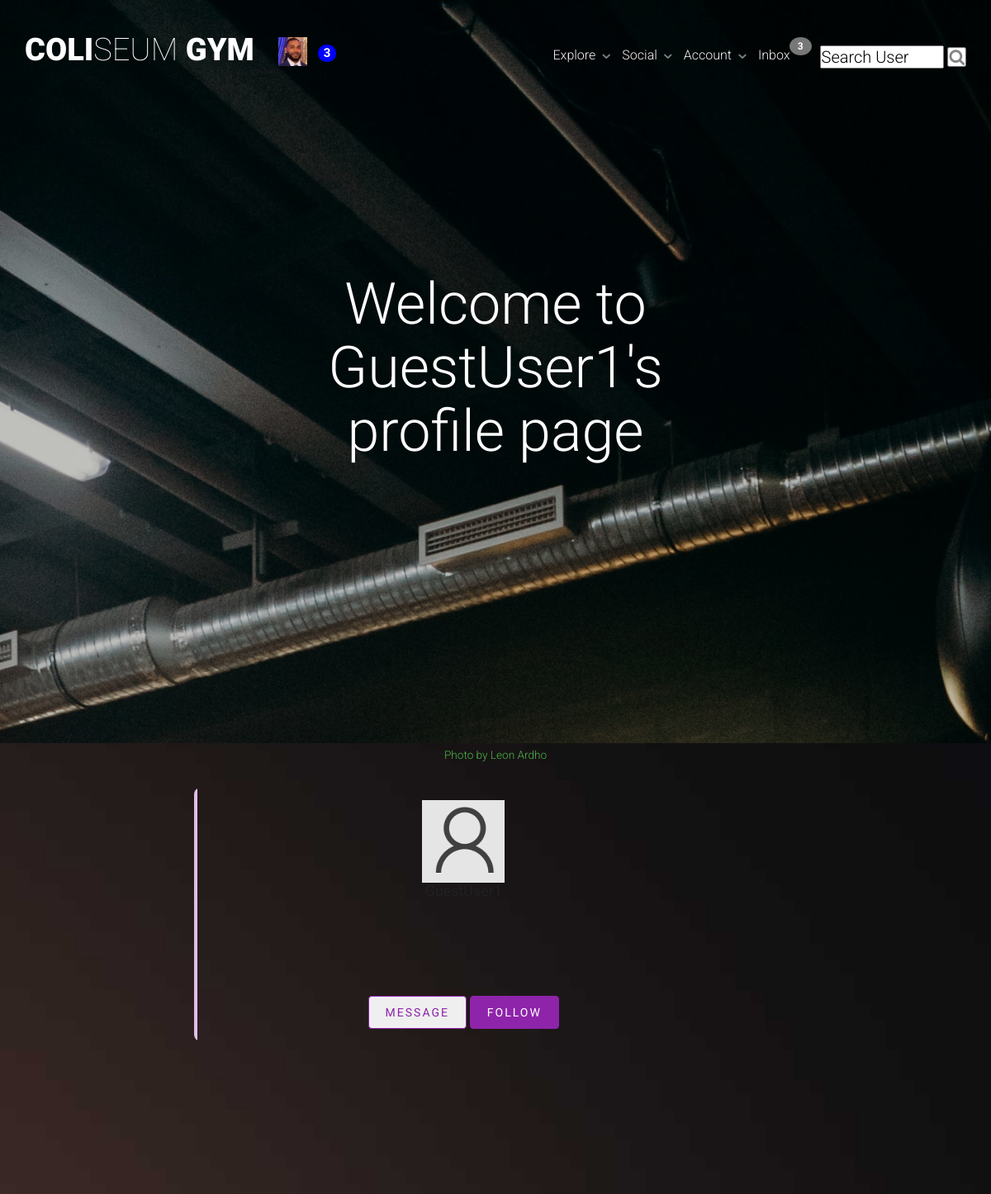
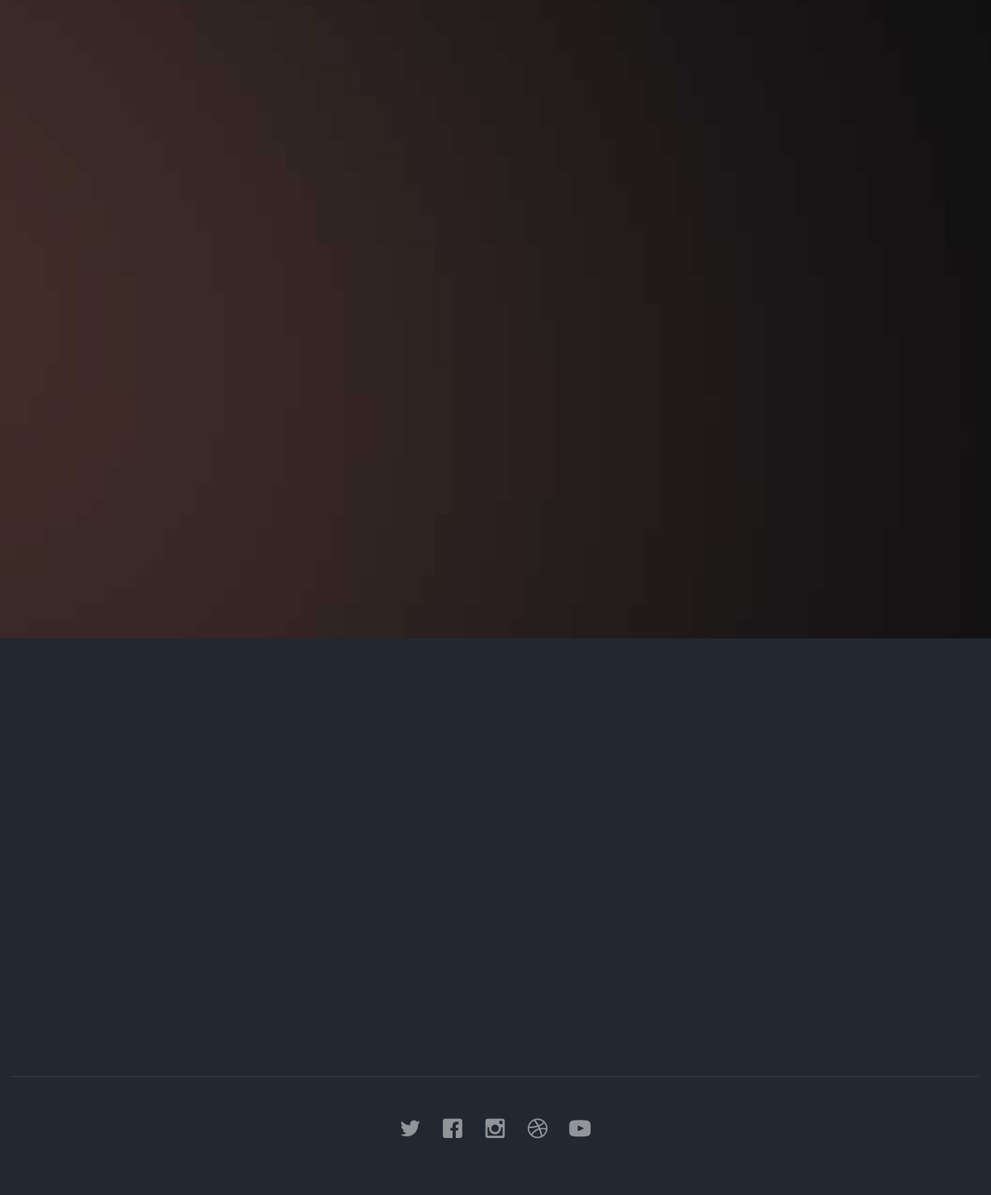
/members/4/profile/ (signed in), run on the app's committed database (2 pictures, top to bottom).
### members/models.py (models this page shows, shortened)
class User(AbstractBaseUser, PermissionsMixin):
    email = models.EmailField(verbose_name="email", max_length=60, unique=True)
    username = models.CharField(max_length=45, unique=True)
    first_name = models.CharField(max_length=60, blank=True)
    last_name = models.CharField(max_length=60, blank=True)
    state = models.ForeignKey(State, on_delete=models.SET_NULL, null=True)
    city = models.ForeignKey(City, on_delete=models.SET_NULL, null=True)
    password = models.CharField(max_length=100)
    date_joined = models.DateTimeField(verbose_name="date_joined", default=timezone.now)
    last_login = models.DateTimeField(verbose_name="last_login", default=timezone.now)
    is_staff = models.BooleanField(default=False)
    is_active = models.BooleanField(default=True)
    is_admin = models.BooleanField(default=False)
    is_superuser = models.BooleanField(default=False)
    objects = MyAccountManager()
    USERNAME_FIELD = "username"
    REQUIRED_FIELDS = ["email"]

class UserProfile(models.Model):
    user = models.OneToOneField(
        User,
        primary_key=True,
        verbose_name="user",
        related_name="profile",
        on_delete=models.CASCADE,
    )
    first_name = models.CharField(max_length=30, blank=True, null=True)
    last_name = models.CharField(max_length=30, blank=True, null=True)
    bio = models.TextField(max_length=500, blank=True, null=True)
    birth_date = models.DateField(null=True, blank=True)
    location = models.CharField(max_length=100, blank=True, null=True)
    picture = models.ImageField(
        upload_to="images/profile_pictures",
        default="images/profile_pictures/default_pic.jpg",
        blank=False,
    )
    followers = models.ManyToManyField(User, blank=True, related_name="followers")
    followings = models.ManyToManyField(User, blank=True, related_name="followings")
    website_url = models.CharField(max_length=255, null=True, blank=True)
    facebook_url = models.CharField(max_length=255, null=True, blank=True)
    twitter_url = models.CharField(max_length=255, null=True, blank=True)
    instagram_url = models.CharField(max_length=255, null=True, blank=True)

### members/views.py (the view)
# urls.py: path("<int:pk>/profile/", ShowProfilePageView.as_view(), name="show_profile_page"),
class ShowProfilePageView(DetailView, ListView):
    def get(self, request, pk, *args, **kwargs):
        profile = UserProfile.objects.get(pk=pk)
        user = profile.user
        followers = profile.followers.all()
        followings = profile.followings.all()
        p = Paginator(Post.objects.filter(author=user), 10)
        page = request.GET.get("page")
        posts = p.get_page(page)
        if len(followers) == 0:
            is_following = False
        for follower in followers:
            if follower == request.user:
                is_following = True
                break
            else:
                is_following = False
        number_of_followers = len(followers)
        number_of_followings = len(followings)
        context = {
            "user": user,
            "profile": profile,
            "posts": posts,
            "number_of_followers": number_of_followers,
            "is_following": is_following,
            "number_of_followings": number_of_followings
        }
        return render(request, "registration/user_profile.html", context)

### members/templates/registration/user_profile.html (shortened to what this page needs)
{% extends 'base.html' %}
{% load static %}
{% block content %}
{% if request.user == profile.user %}
<div class="fh5co-parallax smallerbanner" style="background-image: url(/static/images/fitnesspic14.jpg);">
{% else %}
<div class="fh5co-parallax smallerbanner" style="background-image: url(/static/images/fitnesspic12.jpg);">
{% endif %}
  <div class="overlay"></div>
  <div class="container">
    <div class="row">
      <div class="col-md-8 col-md-offset-2 col-sm-12 col-sm-offset-0 col-xs-12 col-xs-offset-0 text-center fh5co-table smallerbanner">
        <div class="fh5co-intro fh5co-table-cell animate-box smallerbanner">
          {% if request.user == profile.user %}
            <h1 class="text-center">Greeting's {{ request.user.username }}</h1>
            <h3 class="text-center" style='color: white !important;'>Welcome to your profile page</h3>
          {% else %}
            <h1 class="text-center">Welcome to<br> {{ user.username }}'s <br> profile page</h1>
          {% endif %}
        </div>
      </div>
    </div>
  </div>
</div>
<div class="text-center">
  <small><a target="_blank" href="https://www.pexels.com/photo/barbell-on-the-floor-1552252/">Photo by Leon Ardho</a></small>
</div>
<div id="" class="">
    <div class="container">
        <div class="">
            <div class="col-md-offset-2">
              <div class="container mt-5 profile-page">
                <div class="row d-flex justify-content-center">
                    <div class="col-md-7">
                        <div class="card p-3 py-4">
                            <div class="text-center">
                              <img class="profile-page-image" src="{{ profile.picture.url }}">
                            </div>
                            <div class="text-center mt-3">
                                <h4 class="mt-2 mb-0">{{ user.username }}</h4>
                                <div class="buttons">
                                    <button class="btn btn-outline-primary px-4">Message</button>
                                    <button class="btn btn-primary px-4 ms-3">Follow</button>
                                </div>
                            </div>
                        </div>
                    </div>
                </div>
            </div>
        </div>
    </div>
</div>
{% endblock %}

### fitness/templates/navbar.html (shortened to what this page needs)
{% load static %}
<div id="fh5co-header">
    <header id="fh5co-header-section">
        <div class="container">
            <div class="nav-header">
                <h1 id="fh5co-logo">
                    <a href="{% url 'home' %}">Coli<span>seum</span> gym</a>
                    {% if user.is_authenticated %}
                        <a href="{% url 'show_profile_page' request.user.profile.pk %}"><img class="profile-image" height="35" width="35" src="{{ request.user.profile.picture.url }}"></a>
                        <a href="#" style="background-color: blue !important;" class="badge badge-primary">3</a>
                    {% endif %}
                </h1>
                <nav id="fh5co-menu-wrap" role="navigation">
                    <ul class="sf-menu" id="fh5co-primary-menu">
                        {% if user.is_authenticated %}
                            <li>
                                <a href="#" class="fh5co-sub-ddown">Explore</a>
                            </li>
                            <li>
                                <a href="#">Social</a>
                            </li>
                            <li>
                                <a href="#" class="fh5co-sub-ddown">Account</a>
                            </li>
                            <li><a href="#" class="notification inbox">
                                <span class="notification-text">Inbox</span>
                                <span class="badge">3</span>
                            </a></li>
                            <li class="search-container">
                                <form method="GET" action="{% url 'profile-search' %}">
                                    <input type="text" class="search-form" placeholder="Search User" aria-label="Username" aria-describedby="basic-addon1" name="query" value="{{ request.GET.query }}">
                                    <button type="submit"><i class="fa fa-search" style="background-color: white !important;"></i></button>
                                </form>
                            </li>
                        {% endif %}
                    </ul>
                </nav>
            </div>
        </div>
    </header>
</div>

### static/css/superfish.css (style rules this page uses)
.sf-menu, .sf-menu * { margin: 0; padding: 0; list-style: none; }
.sf-menu li { position: relative; }
.sf-menu > li { float: left; }
.sf-menu a { display: block; position: relative; }
.sf-menu { float: left; margin-bottom: 1em; }
.sf-menu a { border-left: 1px solid #fff; border-top: 1px solid #dFeEFF; border-top: 1px solid rgba(255,255,255,.5); padding: .75em 1em; text-decoration: none; zoom: 1; }
.sf-menu a { color: #13a; }
.sf-menu li { background: #BDD2FF; white-space: nowrap; *white-space: normal; -webkit-transition: background .2s; transition: background .2s; }
.sf-arrows .sf-with-ul { padding-right: 2.5em; *padding-right: 1em; }
.sf-arrows .sf-with-ul:after { content: ''; position: absolute; top: 50%; right: 1em; margin-top: -3px; height: 0; width: 0; border: 5px solid transparent; border-top-color: #dFeEFF; border-top-color: rgba(255,255,255,.5); }

### staticfiles/css/original.css (style rules this page uses)
body { background-color: #223a5e; }
body { background: url('https://images.unsplash.com/photo-1451187580459-43490279c0fa?ixlib=rb-1.2.1&ixid=MnwxMjA3fDB8MHxwaG90by1wYWdlfHx8fGVufDB8fHx8&auto=format&fit=crop&w=1172&q=80'); background-image: url('/static/powerbuilding/images/home-image-5.jpg'); background-repeat:no-repeat; -moz-background-size: cover; -webkit-background-size: cover; -o-background-size: cover; background-size: cover; background-position:center center; background-attachment:fixed; color: lightgreen; }
a { text-decoration: none; }
.container { min-height: 850px; color: white; }
.container a:not(.jumpinglink) { color: navyblue; }
.btn { color: white; }

### data on the page
User: user.profile.picture (picture)
User: username "GuestUser1"
UserProfile: picture (placeholder picture)
